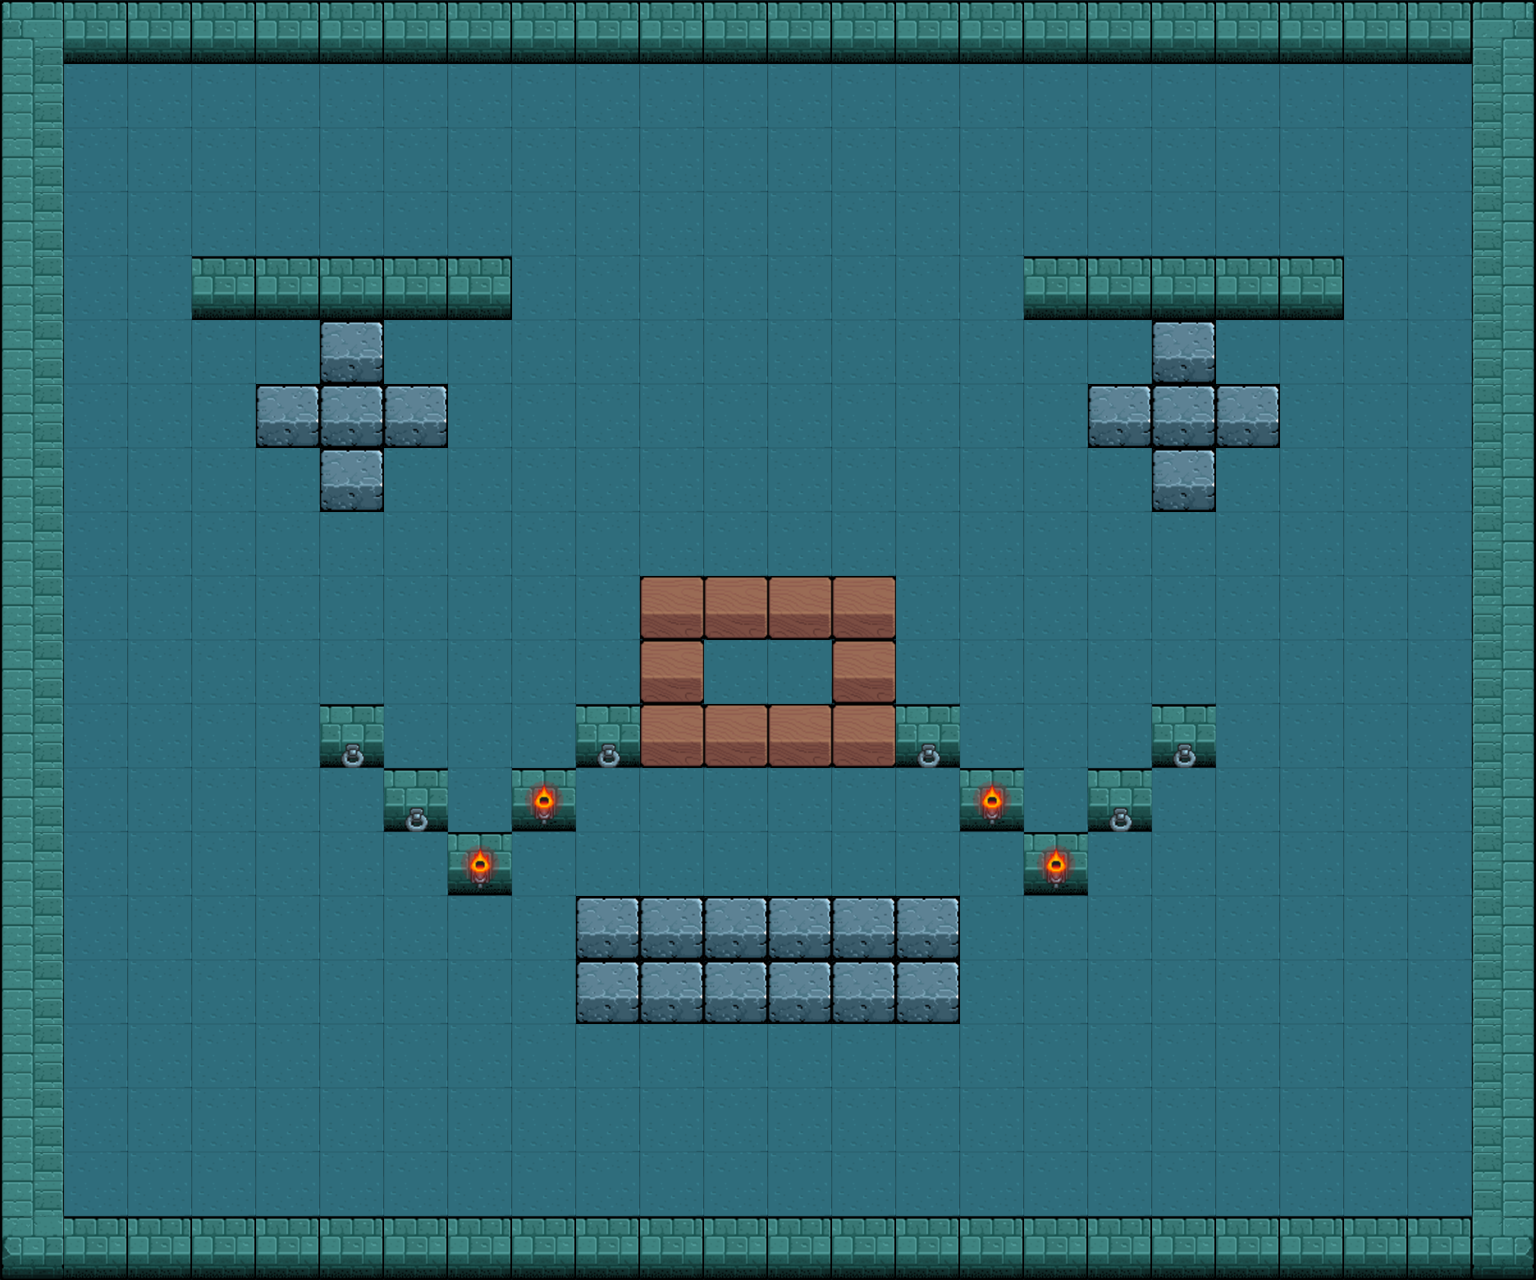

Below is a game level as drawn by its tile map, then a one-line description and the .tmx file that defines it, in full:
An orthogonal 24x20 tile map with 64x64 px tiles, 2 tile layers (地板, 障碍物层).

<map version="1.0" orientation="orthogonal" width="24" height="20" tilewidth="64" tileheight="64">
 <tileset firstgid="1" name="map" tilewidth="64" tileheight="64">
  <image source="map.png" width="320" height="192" />
 </tileset>
 <layer name="地板" width="24" height="20">
  <data encoding="csv">
1,1,1,1,1,1,1,1,1,1,1,1,1,1,1,1,1,1,1,1,1,1,1,1,
1,1,1,1,1,1,1,1,1,1,1,1,1,1,1,1,1,1,1,1,1,1,1,1,
1,1,1,1,1,1,1,1,1,1,1,1,1,1,1,1,1,1,1,1,1,1,1,1,
1,1,1,1,1,1,1,1,1,1,1,1,1,1,1,1,1,1,1,1,1,1,1,1,
1,1,1,1,1,1,1,1,1,1,1,1,1,1,1,1,1,1,1,1,1,1,1,1,
1,1,1,1,1,1,1,1,1,1,1,1,1,1,1,1,1,1,1,1,1,1,1,1,
1,1,1,1,1,1,1,1,1,1,1,1,1,1,1,1,1,1,1,1,1,1,1,1,
1,1,1,1,1,1,1,1,1,1,1,1,1,1,1,1,1,1,1,1,1,1,1,1,
1,1,1,1,1,1,1,1,1,1,1,1,1,1,1,1,1,1,1,1,1,1,1,1,
1,1,1,1,1,1,1,1,1,1,1,1,1,1,1,1,1,1,1,1,1,1,1,1,
1,1,1,1,1,1,1,1,1,1,1,1,1,1,1,1,1,1,1,1,1,1,1,1,
1,1,1,1,1,1,1,1,1,1,1,1,1,1,1,1,1,1,1,1,1,1,1,1,
1,1,1,1,1,1,1,1,1,1,1,1,1,1,1,1,1,1,1,1,1,1,1,1,
1,1,1,1,1,1,1,1,1,1,1,1,1,1,1,1,1,1,1,1,1,1,1,1,
1,1,1,1,1,1,1,1,1,1,1,1,1,1,1,1,1,1,1,1,1,1,1,1,
1,1,1,1,1,1,1,1,1,1,1,1,1,1,1,1,1,1,1,1,1,1,1,1,
1,1,1,1,1,1,1,1,1,1,1,1,1,1,1,1,1,1,1,1,1,1,1,1,
1,1,1,1,1,1,1,1,1,1,1,1,1,1,1,1,1,1,1,1,1,1,1,1,
1,1,1,1,1,1,1,1,1,1,1,1,1,1,1,1,1,1,1,1,1,1,1,1,
1,1,1,1,1,1,1,1,1,1,1,1,1,1,1,1,1,1,1,1,1,1,1,1
</data>
 </layer>
 <layer name="障碍物层" width="24" height="20">
  <data encoding="csv">
2,14,14,14,14,14,14,14,14,14,14,14,14,14,14,14,14,14,14,14,14,14,14,5,
7,0,0,0,0,0,0,0,0,0,0,0,0,0,0,0,0,0,0,0,0,0,0,10,
7,0,0,0,0,0,0,0,0,0,0,0,0,0,0,0,0,0,0,0,0,0,0,10,
7,0,0,0,0,0,0,0,0,0,0,0,0,0,0,0,0,0,0,0,0,0,0,10,
7,0,0,14,14,14,14,14,0,0,0,0,0,0,0,0,14,14,14,14,14,0,0,10,
7,0,0,0,0,4,0,0,0,0,0,0,0,0,0,0,0,0,4,0,0,0,0,10,
7,0,0,0,4,4,4,0,0,0,0,0,0,0,0,0,0,4,4,4,0,0,0,10,
7,0,0,0,0,4,0,0,0,0,0,0,0,0,0,0,0,0,4,0,0,0,0,10,
7,0,0,0,0,0,0,0,0,0,0,0,0,0,0,0,0,0,0,0,0,0,0,10,
7,0,0,0,0,0,0,0,0,0,3,3,3,3,0,0,0,0,0,0,0,0,0,10,
7,0,0,0,0,0,0,0,0,0,3,0,0,3,0,0,0,0,0,0,0,0,0,10,
7,0,0,0,0,9,0,0,0,9,3,3,3,3,9,0,0,0,9,0,0,0,0,10,
7,0,0,0,0,0,9,0,8,0,0,0,0,0,0,8,0,9,0,0,0,0,0,10,
7,0,0,0,0,0,0,8,0,0,0,0,0,0,0,0,8,0,0,0,0,0,0,10,
7,0,0,0,0,0,0,0,0,4,4,4,4,4,4,0,0,0,0,0,0,0,0,10,
7,0,0,0,0,0,0,0,0,4,4,4,4,4,4,0,0,0,0,0,0,0,0,10,
7,0,0,0,0,0,0,0,0,0,0,0,0,0,0,0,0,0,0,0,0,0,0,10,
7,0,0,0,0,0,0,0,0,0,0,0,0,0,0,0,0,0,0,0,0,0,0,10,
7,0,0,0,0,0,0,0,0,0,0,0,0,0,0,0,0,0,0,0,0,0,0,10,
12,14,14,14,14,14,14,14,14,14,14,14,14,14,14,14,14,14,14,14,14,14,14,15
</data>
 </layer>
</map>